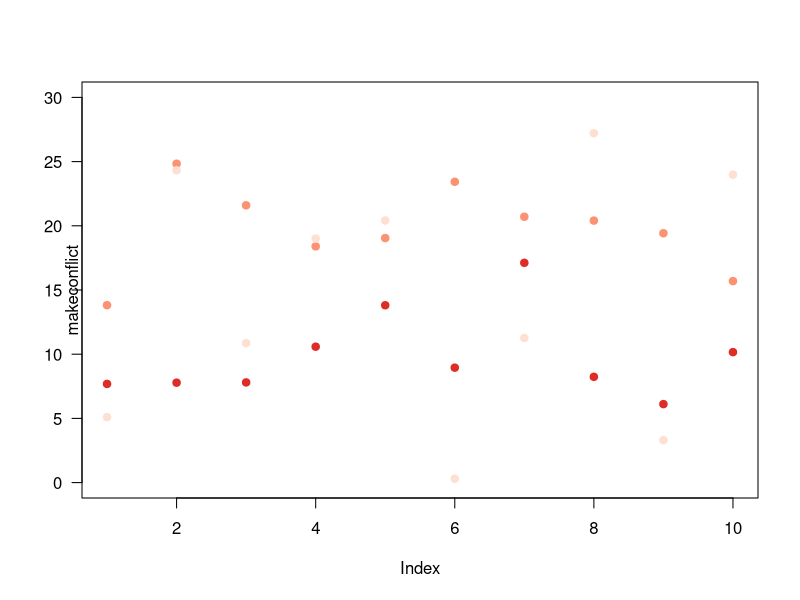

Generate this figure with R:
############################
# CreateData.r
# Project: GitHubTestProject.Rproj

# File description: A file that creates a small data set and calculates some statistics

# Created: January 4, 2016
# R Version: 3.2.0
# GitHub: Yes
# Author: A Putt
############################

# Make some data
fishes <- data.frame(index = 1:10, redfish = rnorm(10,20,5), bluefish = rnorm(10,10,3), greenfish = rnorm(10,10,10))

# Plot the data
plot(fishes$index,fishes$bluefish,col="#de2d26",pch=19,xlab="",ylab="",ylim=c(0,30),las=1)
points(fishes$index,fishes$redfish,col="#fc9272",pch=19)
points(fishes$index,fishes$greenfish,col="#fee0d2",pch=19)
mtext(side=1,text="Index",line=3)
mtext(side=2,text="makeconflict")

# Annika
print("confusing")
# Annika
